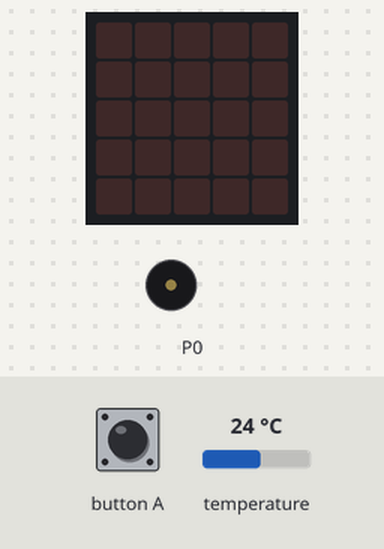
A program run on a simulated BBC micro:bit (MakeCode). On the bench: the board's 5×5 LED display, buzzer (waves = sounding). The inputs (shaded band) are chosen by the test bench; at power-on: temperature 24 °C.

Above: at 1.2 s.
1.3 s: button A pressed for 0.15 s
At 2.4 s:
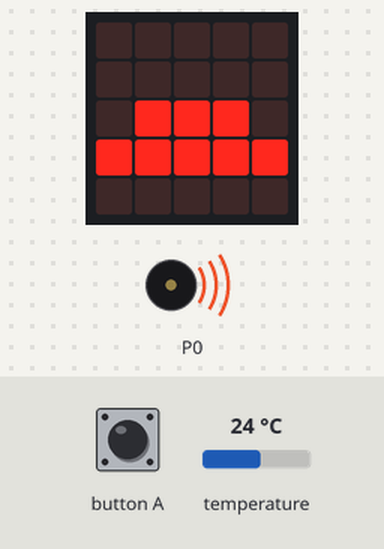
4.3 s: temperature set to 12 °C
At 5.1 s:
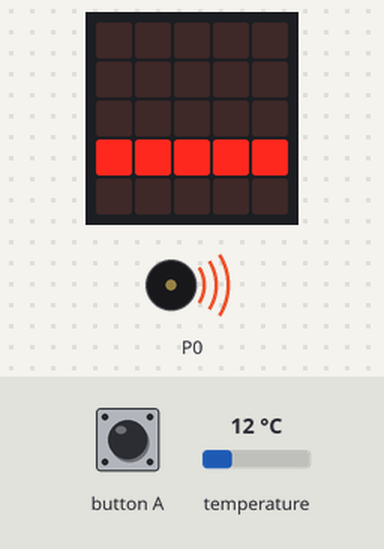
7.3 s: temperature set to 33 °C
At 8.2 s:
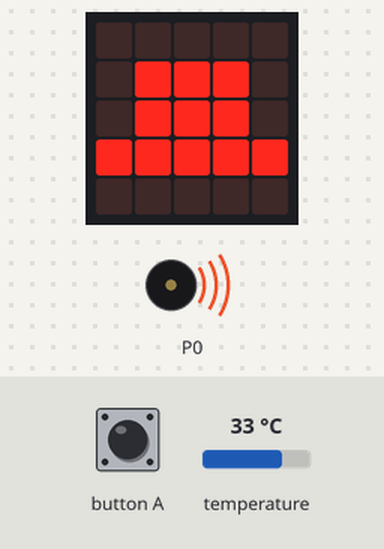
10.3 s: temperature set to 41 °C
At 11.5 s:
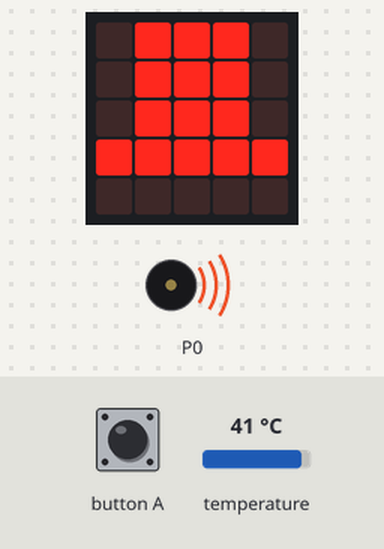
13.3 s: temperature set to 9 °C
At 14.4 s:
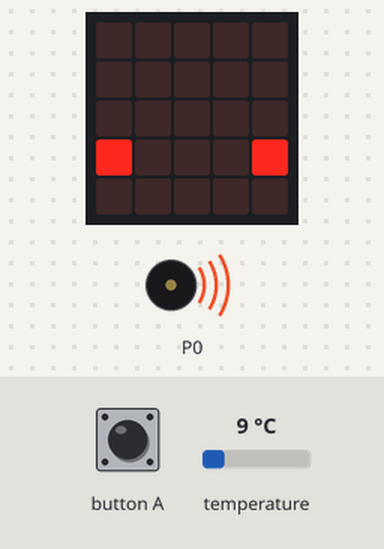
16.3 s: temperature set to 19 °C
At 17.0 s:
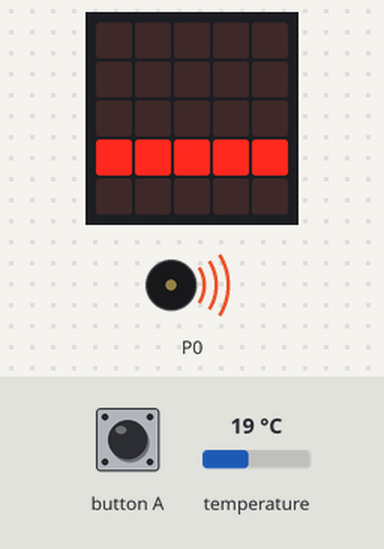
Timing chart, 0 to 20.3 s (numbered marks = the images above; inputs shaded):
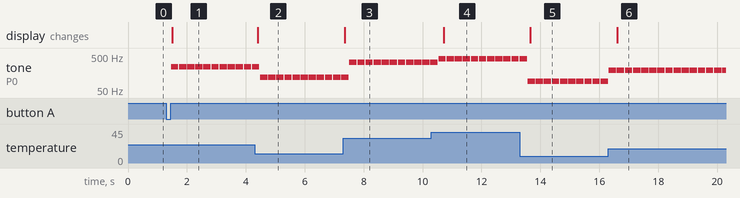

Measured:
- after the input at 1.3 s, tone on P0: alternates 240 Hz for 0.25 s and silent for 0.03 s, starting after 0.16 s; the display: changes after 0.20 s (image 1)
- after the input at 4.3 s, the display: changes after 0.11 s (image 2)
- after the input at 7.3 s, the display: changes after 0.05 s (image 3)
- after the input at 10.3 s, the display: changes after 0.41 s (image 4)
- after the input at 13.3 s, the display: changes after 0.36 s (image 5)
- after the input at 16.3 s, the display: changes after 0.30 s (image 6)

The program:

main.ts
```typescript
input.onButtonPressed(Button.A, function () {
    if (messen == 1) {
        messen = 0
    } else {
        messen = 1
    }
})
let messen = 0
messen = 0
basic.forever(function () {
    if (messen == 1) {
        music.playTone(10 * input.temperature(), music.beat(BeatFraction.Half))
    }
})
basic.forever(function () {
    if (messen == 1) {
        if (input.temperature() > 40) {
            basic.showLeds(`
                . # # # .
                . # # # .
                . # # # .
                # # # # #
                . . . . .
                `)
        } else if (input.temperature() > 30) {
            basic.showLeds(`
                . . . . .
                . # # # .
                . # # # .
                # # # # #
                . . . . .
                `)
        } else if (input.temperature() > 20) {
            basic.showLeds(`
                . . . . .
                . . . . .
                . # # # .
                # # # # #
                . . . . .
                `)
        } else if (input.temperature() > 10) {
            basic.showLeds(`
                . . . . .
                . . . . .
                . . . . .
                # # # # #
                . . . . .
                `)
        } else if (input.temperature() > 0) {
            basic.showLeds(`
                . . . . .
                . . . . .
                . . . . .
                # . . . #
                . . . . .
                `)
        } else {
            basic.showLeds(`
                . . . . .
                . . . . .
                . . . . .
                # . . . #
                . # # # .
                `)
        }
    }
})
```

test.ts
```typescript
// Hier kann man Tests durchführen; diese Datei wird nicht kompiliert, wenn dieses Paket als Erweiterung verwendet wird.
```
